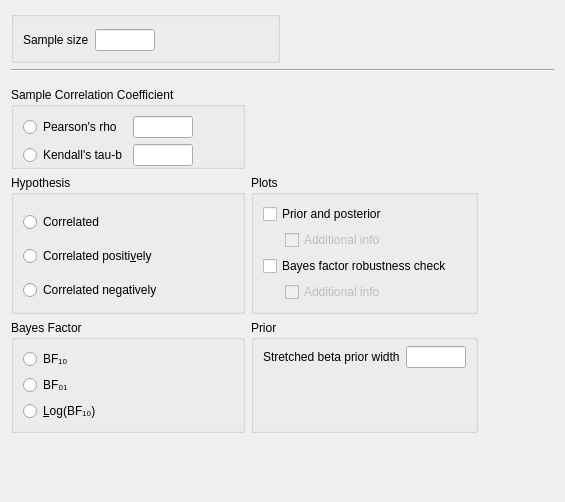
<?xml version="1.0" encoding="UTF-8"?>
<ui version="4.0">
 <class>SummaryStatsCorrelationBayesianPairsForm</class>
 <widget class="QWidget" name="SummaryStatsCorrelationBayesianPairsForm">
  <property name="geometry">
   <rect>
    <x>0</x>
    <y>0</y>
    <width>565</width>
    <height>502</height>
   </rect>
  </property>
  <property name="sizePolicy">
   <sizepolicy hsizetype="Fixed" vsizetype="Preferred">
    <horstretch>0</horstretch>
    <verstretch>0</verstretch>
   </sizepolicy>
  </property>
  <property name="windowTitle">
   <string>Form</string>
  </property>
  <layout class="QGridLayout" name="gridLayout">
   <item row="0" column="0">
    <widget class="BoundGroupBox" name="inputValues">
     <property name="title">
      <string/>
     </property>
     <property name="flat">
      <bool>false</bool>
     </property>
     <layout class="QGridLayout" name="gridLayout_6">
      <property name="topMargin">
       <number>12</number>
      </property>
      <item row="0" column="2">
       <widget class="BoundTextBox" name="sampleSize">
        <property name="maximumSize">
         <size>
          <width>60</width>
          <height>16777215</height>
         </size>
        </property>
       </widget>
      </item>
      <item row="0" column="0">
       <widget class="QLabel" name="label_2">
        <property name="text">
         <string>Sample size</string>
        </property>
       </widget>
      </item>
      <item row="0" column="3">
       <spacer name="horizontalSpacer_2">
        <property name="orientation">
         <enum>Qt::Horizontal</enum>
        </property>
        <property name="sizeHint" stdset="0">
         <size>
          <width>40</width>
          <height>20</height>
         </size>
        </property>
       </spacer>
      </item>
     </layout>
    </widget>
   </item>
   <item row="1" column="0" colspan="2">
    <widget class="Line" name="line">
     <property name="font">
      <font>
       <weight>50</weight>
       <bold>false</bold>
      </font>
     </property>
     <property name="frameShadow">
      <enum>QFrame::Sunken</enum>
     </property>
     <property name="lineWidth">
      <number>1</number>
     </property>
     <property name="orientation">
      <enum>Qt::Horizontal</enum>
     </property>
    </widget>
   </item>
   <item row="3" column="0">
    <spacer name="verticalSpacer">
     <property name="orientation">
      <enum>Qt::Vertical</enum>
     </property>
     <property name="sizeHint" stdset="0">
      <size>
       <width>20</width>
       <height>40</height>
      </size>
     </property>
    </spacer>
   </item>
   <item row="2" column="0" colspan="2">
    <widget class="QWidget" name="gridWidget" native="true">
     <property name="sizePolicy">
      <sizepolicy hsizetype="Fixed" vsizetype="Fixed">
       <horstretch>0</horstretch>
       <verstretch>0</verstretch>
      </sizepolicy>
     </property>
     <layout class="QGridLayout" name="gridLayout_7">
      <property name="leftMargin">
       <number>0</number>
      </property>
      <property name="rightMargin">
       <number>0</number>
      </property>
      <property name="bottomMargin">
       <number>0</number>
      </property>
      <item row="2" column="0">
       <widget class="QWidget" name="widget_2" native="true">
        <property name="maximumSize">
         <size>
          <width>240</width>
          <height>16777215</height>
         </size>
        </property>
        <layout class="QGridLayout" name="gridLayout_5">
         <property name="leftMargin">
          <number>0</number>
         </property>
         <property name="topMargin">
          <number>0</number>
         </property>
         <property name="rightMargin">
          <number>0</number>
         </property>
         <property name="bottomMargin">
          <number>0</number>
         </property>
         <item row="4" column="0">
          <widget class="BoundGroupBox" name="bayesFactorType">
           <property name="title">
            <string>Bayes Factor</string>
           </property>
           <property name="flat">
            <bool>false</bool>
           </property>
           <layout class="QGridLayout" name="gridLayout_13">
            <item row="1" column="0">
             <widget class="QRadioButton" name="_2">
              <property name="sizePolicy">
               <sizepolicy hsizetype="Fixed" vsizetype="Fixed">
                <horstretch>0</horstretch>
                <verstretch>0</verstretch>
               </sizepolicy>
              </property>
              <property name="text">
               <string>BF₀₁</string>
              </property>
             </widget>
            </item>
            <item row="2" column="0">
             <widget class="QRadioButton" name="_3">
              <property name="sizePolicy">
               <sizepolicy hsizetype="Fixed" vsizetype="Fixed">
                <horstretch>0</horstretch>
                <verstretch>0</verstretch>
               </sizepolicy>
              </property>
              <property name="text">
               <string>&amp;Log(BF₁₀)</string>
              </property>
             </widget>
            </item>
            <item row="1" column="1">
             <spacer name="horizontalSpacer_3">
              <property name="orientation">
               <enum>Qt::Horizontal</enum>
              </property>
              <property name="sizeHint" stdset="0">
               <size>
                <width>40</width>
                <height>20</height>
               </size>
              </property>
             </spacer>
            </item>
            <item row="0" column="0">
             <widget class="QRadioButton" name="_1">
              <property name="sizePolicy">
               <sizepolicy hsizetype="Fixed" vsizetype="Fixed">
                <horstretch>0</horstretch>
                <verstretch>0</verstretch>
               </sizepolicy>
              </property>
              <property name="text">
               <string>BF₁₀</string>
              </property>
             </widget>
            </item>
           </layout>
          </widget>
         </item>
        </layout>
       </widget>
      </item>
      <item row="2" column="1">
       <widget class="QWidget" name="widget_3" native="true">
        <property name="sizePolicy">
         <sizepolicy hsizetype="Preferred" vsizetype="Preferred">
          <horstretch>0</horstretch>
          <verstretch>0</verstretch>
         </sizepolicy>
        </property>
        <layout class="QGridLayout" name="gridLayout_2">
         <property name="leftMargin">
          <number>0</number>
         </property>
         <property name="topMargin">
          <number>0</number>
         </property>
         <property name="rightMargin">
          <number>0</number>
         </property>
         <property name="bottomMargin">
          <number>0</number>
         </property>
         <item row="0" column="0">
          <widget class="BoundGroupBox" name="groupBox">
           <property name="title">
            <string>Prior</string>
           </property>
           <layout class="QGridLayout" name="gridLayout_11">
            <property name="topMargin">
             <number>6</number>
            </property>
            <item row="0" column="1">
             <widget class="BoundTextBox" name="priorWidth">
              <property name="sizePolicy">
               <sizepolicy hsizetype="Fixed" vsizetype="Preferred">
                <horstretch>0</horstretch>
                <verstretch>0</verstretch>
               </sizepolicy>
              </property>
              <property name="minimumSize">
               <size>
                <width>60</width>
                <height>0</height>
               </size>
              </property>
              <property name="maximumSize">
               <size>
                <width>60</width>
                <height>16777215</height>
               </size>
              </property>
             </widget>
            </item>
            <item row="0" column="0">
             <widget class="QLabel" name="label">
              <property name="sizePolicy">
               <sizepolicy hsizetype="Fixed" vsizetype="Fixed">
                <horstretch>0</horstretch>
                <verstretch>0</verstretch>
               </sizepolicy>
              </property>
              <property name="text">
               <string>Stretched beta prior width</string>
              </property>
             </widget>
            </item>
            <item row="1" column="1">
             <spacer name="verticalSpacer_2">
              <property name="orientation">
               <enum>Qt::Vertical</enum>
              </property>
              <property name="sizeHint" stdset="0">
               <size>
                <width>20</width>
                <height>40</height>
               </size>
              </property>
             </spacer>
            </item>
           </layout>
          </widget>
         </item>
        </layout>
       </widget>
      </item>
      <item row="1" column="0">
       <widget class="BoundGroupBox" name="hypothesis">
        <property name="title">
         <string>Hypothesis</string>
        </property>
        <property name="flat">
         <bool>true</bool>
        </property>
        <layout class="QGridLayout" name="gridLayout_10">
         <property name="bottomMargin">
          <number>0</number>
         </property>
         <item row="1" column="0">
          <widget class="QRadioButton" name="_2oneTailedGreaterThan">
           <property name="sizePolicy">
            <sizepolicy hsizetype="Fixed" vsizetype="Fixed">
             <horstretch>0</horstretch>
             <verstretch>0</verstretch>
            </sizepolicy>
           </property>
           <property name="text">
            <string>Correlated positi&amp;vely</string>
           </property>
          </widget>
         </item>
         <item row="2" column="0">
          <widget class="QRadioButton" name="_3oneTailedLessThan">
           <property name="sizePolicy">
            <sizepolicy hsizetype="Fixed" vsizetype="Fixed">
             <horstretch>0</horstretch>
             <verstretch>0</verstretch>
            </sizepolicy>
           </property>
           <property name="text">
            <string>Correlated negatively</string>
           </property>
          </widget>
         </item>
         <item row="0" column="0">
          <widget class="QRadioButton" name="_1twoTailed">
           <property name="sizePolicy">
            <sizepolicy hsizetype="Fixed" vsizetype="Fixed">
             <horstretch>0</horstretch>
             <verstretch>0</verstretch>
            </sizepolicy>
           </property>
           <property name="text">
            <string>Correlated</string>
           </property>
          </widget>
         </item>
         <item row="1" column="1">
          <spacer name="horizontalSpacer_5">
           <property name="orientation">
            <enum>Qt::Horizontal</enum>
           </property>
           <property name="sizeHint" stdset="0">
            <size>
             <width>40</width>
             <height>20</height>
            </size>
           </property>
          </spacer>
         </item>
        </layout>
       </widget>
      </item>
      <item row="1" column="1">
       <widget class="BoundGroupBox" name="plotsGroup">
        <property name="title">
         <string>Plots</string>
        </property>
        <layout class="QGridLayout" name="gridLayout_4">
         <item row="0" column="0" colspan="3">
          <widget class="BoundCheckBox" name="plotPriorAndPosterior">
           <property name="enabled">
            <bool>true</bool>
           </property>
           <property name="sizePolicy">
            <sizepolicy hsizetype="Fixed" vsizetype="Fixed">
             <horstretch>0</horstretch>
             <verstretch>0</verstretch>
            </sizepolicy>
           </property>
           <property name="text">
            <string>Prior and posterior</string>
           </property>
          </widget>
         </item>
         <item row="2" column="1" colspan="3">
          <widget class="BoundCheckBox" name="plotPriorAndPosteriorAdditionalInfo">
           <property name="enabled">
            <bool>false</bool>
           </property>
           <property name="sizePolicy">
            <sizepolicy hsizetype="Fixed" vsizetype="Fixed">
             <horstretch>0</horstretch>
             <verstretch>0</verstretch>
            </sizepolicy>
           </property>
           <property name="text">
            <string>Additional info</string>
           </property>
          </widget>
         </item>
         <item row="3" column="0" colspan="3">
          <widget class="BoundCheckBox" name="plotBayesFactorRobustness">
           <property name="enabled">
            <bool>true</bool>
           </property>
           <property name="sizePolicy">
            <sizepolicy hsizetype="Fixed" vsizetype="Fixed">
             <horstretch>0</horstretch>
             <verstretch>0</verstretch>
            </sizepolicy>
           </property>
           <property name="text">
            <string>Bayes factor robustness check</string>
           </property>
          </widget>
         </item>
         <item row="4" column="0">
          <widget class="QWidget" name="widget_4" native="true">
           <property name="maximumSize">
            <size>
             <width>16</width>
             <height>16777215</height>
            </size>
           </property>
          </widget>
         </item>
         <item row="4" column="1">
          <widget class="BoundCheckBox" name="plotBayesFactorRobustnessAdditionalInfo">
           <property name="enabled">
            <bool>false</bool>
           </property>
           <property name="sizePolicy">
            <sizepolicy hsizetype="Fixed" vsizetype="Fixed">
             <horstretch>0</horstretch>
             <verstretch>0</verstretch>
            </sizepolicy>
           </property>
           <property name="text">
            <string>Additional info</string>
           </property>
          </widget>
         </item>
        </layout>
       </widget>
      </item>
      <item row="0" column="0">
       <widget class="BoundGroupBox" name="correlationCoefficient">
        <property name="title">
         <string>Sample Correlation Coefficient</string>
        </property>
        <property name="flat">
         <bool>true</bool>
        </property>
        <layout class="QGridLayout" name="gridLayout_9">
         <property name="bottomMargin">
          <number>0</number>
         </property>
         <item row="0" column="1">
          <widget class="BoundTextBox" name="pearsonRhoValue">
           <property name="maximumSize">
            <size>
             <width>60</width>
             <height>16777215</height>
            </size>
           </property>
          </widget>
         </item>
         <item row="1" column="1">
          <widget class="BoundTextBox" name="kendallTauValue">
           <property name="maximumSize">
            <size>
             <width>60</width>
             <height>16777215</height>
            </size>
           </property>
          </widget>
         </item>
         <item row="1" column="0">
          <widget class="QRadioButton" name="kendallTau">
           <property name="sizePolicy">
            <sizepolicy hsizetype="Fixed" vsizetype="Fixed">
             <horstretch>0</horstretch>
             <verstretch>0</verstretch>
            </sizepolicy>
           </property>
           <property name="text">
            <string>Kendall's tau-b</string>
           </property>
          </widget>
         </item>
         <item row="0" column="0">
          <widget class="QRadioButton" name="pearsonRho">
           <property name="sizePolicy">
            <sizepolicy hsizetype="Fixed" vsizetype="Fixed">
             <horstretch>0</horstretch>
             <verstretch>0</verstretch>
            </sizepolicy>
           </property>
           <property name="text">
            <string>Pearson's rho</string>
           </property>
          </widget>
         </item>
         <item row="0" column="2">
          <spacer name="horizontalSpacer_4">
           <property name="orientation">
            <enum>Qt::Horizontal</enum>
           </property>
           <property name="sizeHint" stdset="0">
            <size>
             <width>40</width>
             <height>20</height>
            </size>
           </property>
          </spacer>
         </item>
         <item row="1" column="2">
          <spacer name="horizontalSpacer_6">
           <property name="orientation">
            <enum>Qt::Horizontal</enum>
           </property>
           <property name="sizeHint" stdset="0">
            <size>
             <width>40</width>
             <height>20</height>
            </size>
           </property>
          </spacer>
         </item>
        </layout>
       </widget>
      </item>
     </layout>
    </widget>
   </item>
   <item row="0" column="1">
    <spacer name="horizontalSpacer">
     <property name="orientation">
      <enum>Qt::Horizontal</enum>
     </property>
     <property name="sizeHint" stdset="0">
      <size>
       <width>40</width>
       <height>20</height>
      </size>
     </property>
    </spacer>
   </item>
  </layout>
 </widget>
 <customwidgets>
  <customwidget>
   <class>BoundTextBox</class>
   <extends>QLineEdit</extends>
   <header>widgets/boundtextbox.h</header>
  </customwidget>
  <customwidget>
   <class>BoundGroupBox</class>
   <extends>QGroupBox</extends>
   <header>widgets/boundgroupbox.h</header>
   <container>1</container>
  </customwidget>
  <customwidget>
   <class>BoundCheckBox</class>
   <extends>QCheckBox</extends>
   <header>widgets/boundcheckbox.h</header>
  </customwidget>
 </customwidgets>
 <tabstops>
  <tabstop>sampleSize</tabstop>
  <tabstop>pearsonRho</tabstop>
  <tabstop>pearsonRhoValue</tabstop>
  <tabstop>kendallTau</tabstop>
  <tabstop>kendallTauValue</tabstop>
  <tabstop>_1twoTailed</tabstop>
  <tabstop>_2oneTailedGreaterThan</tabstop>
  <tabstop>_3oneTailedLessThan</tabstop>
  <tabstop>plotPriorAndPosterior</tabstop>
  <tabstop>plotPriorAndPosteriorAdditionalInfo</tabstop>
  <tabstop>plotBayesFactorRobustness</tabstop>
  <tabstop>plotBayesFactorRobustnessAdditionalInfo</tabstop>
  <tabstop>_1</tabstop>
  <tabstop>_2</tabstop>
  <tabstop>_3</tabstop>
  <tabstop>priorWidth</tabstop>
 </tabstops>
 <resources/>
 <connections>
  <connection>
   <sender>plotPriorAndPosterior</sender>
   <signal>toggled(bool)</signal>
   <receiver>plotPriorAndPosteriorAdditionalInfo</receiver>
   <slot>setEnabled(bool)</slot>
   <hints>
    <hint type="sourcelabel">
     <x>318</x>
     <y>588</y>
    </hint>
    <hint type="destinationlabel">
     <x>325</x>
     <y>611</y>
    </hint>
   </hints>
  </connection>
  <connection>
   <sender>plotBayesFactorRobustness</sender>
   <signal>toggled(bool)</signal>
   <receiver>plotBayesFactorRobustnessAdditionalInfo</receiver>
   <slot>setEnabled(bool)</slot>
   <hints>
    <hint type="sourcelabel">
     <x>318</x>
     <y>588</y>
    </hint>
    <hint type="destinationlabel">
     <x>325</x>
     <y>611</y>
    </hint>
   </hints>
  </connection>
 </connections>
</ui>
